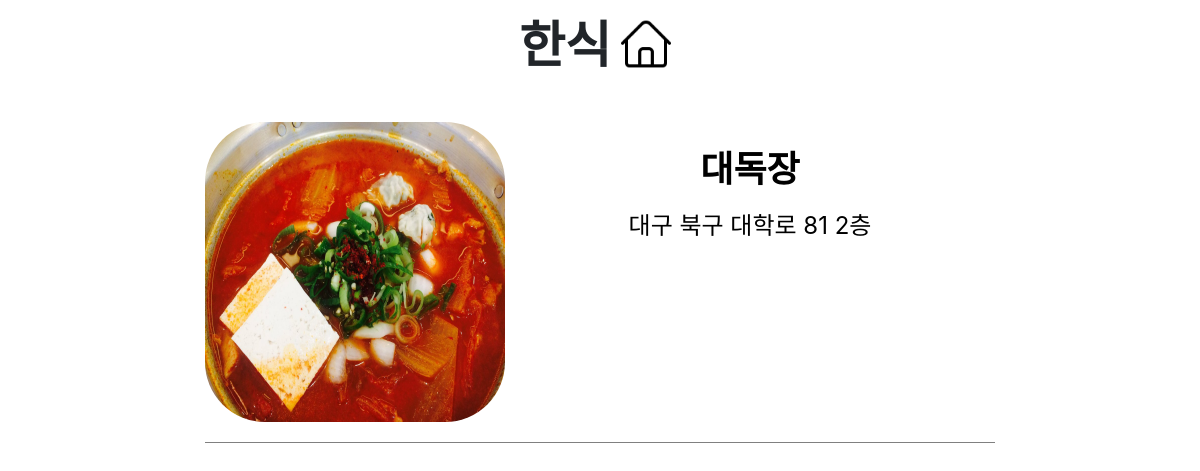
Page /category/한식/ on the committed database.
### app1/models.py (models this page shows, shortened)
class Shop(models.Model):
    name=models.CharField(max_length=225)
    address=models.CharField(max_length=225)
    phone_number=models.CharField(max_length=225)
    open_time=models.TimeField()
    close_time=models.TimeField()
    category=models.CharField(max_length=225)
    description=models.TextField()
    photo=models.ImageField(upload_to='images/')
    owner=models.ForeignKey(User, on_delete=models.CASCADE, null=True)
    likes =models.ManyToManyField(
        User, # User 모델과 Shop 모델을 M : N 관계로 두겠다.
        through='Like', # Like라는 중개 모델을 통해 M : N 관계를 맺는다.
        through_fields=('shop', 'user'), # Like에 shop 속성, user 속성을 추가하겠다.
        related_name='likes' # 1 : N  관계에서 market과 연결된 comment를 가져올 때 comment_set으로 가져왔는데,
        )

### app1/views.py (the view)
# urls.py: path('category/<str:category_name>/',app1.views.category, name="category"),
def category(request,category_name):
    shops=Shop.objects.filter(category=category_name) #category_name이 일치하는 식당만 선택
    return render(request, 'category.html',{'shops':shops,'category_name':category_name})

### app1/templates/category.html (shortened to what this page needs)
<!DOCTYPE html>
<html lang="en">
<head>
    <link rel="stylesheet" href="https://stackpath.bootstrapcdn.com/bootstrap/4.4.1/css/bootstrap.min.css">
</head>
<body>
    <h2>{{category_name}}<a href="{% url 'home' %}"><img class="icon" src="/static/home.png"></a></h2>
    {% for shop in shops %}
    <div class="row">
        <div class="col-md-2"></div>
        <div class="col-md-8 panel panel-default">
    <div class='restaurant'><a href="{% url 'restaurant' shop.id %}">
        {% if shop.photo %}
            <img src="{{shop.photo.url}}">
        {% else %}
            <img src="/static/nyam/{{category_name}}.png">
        {% endif %}
        <div class="card">
            <p class="card-title">{{shop.name}}</p>
            {{shop.address}}</a>
        </div>
    </div>
</div>
    <div class="col-md-2"></div>
    {% endfor %}
</body>
</html>

### app1/templates/category.html (style rules this page uses)
img { width: 300px; height: 300px; border-radius: 20%; }
.restaurant { color:black; font-size: 24px; display: flex; border-bottom: 1px solid gray; padding: 20px 0; }
.card { width: 100%; display: inline-block; padding: 0 20px; border: none; text-align: center; vertical-align: middle; padding-top: 20px; }
.card-title { font-weight: bold; font-size: 36px; }
a { text-decoration: none; color:black; }
h2 { text-align: center; font-size: 50px; font-weight: bold; padding: 15px 0; }
.icon { width: 50px; height: 50px; margin:0 10px 10px; }

### rows in the picture
Shop: photo (picture), name "대독장", address "대구 북구 대학로 81 2층"

### other values in the picture
{{ category_name }} "한식"
